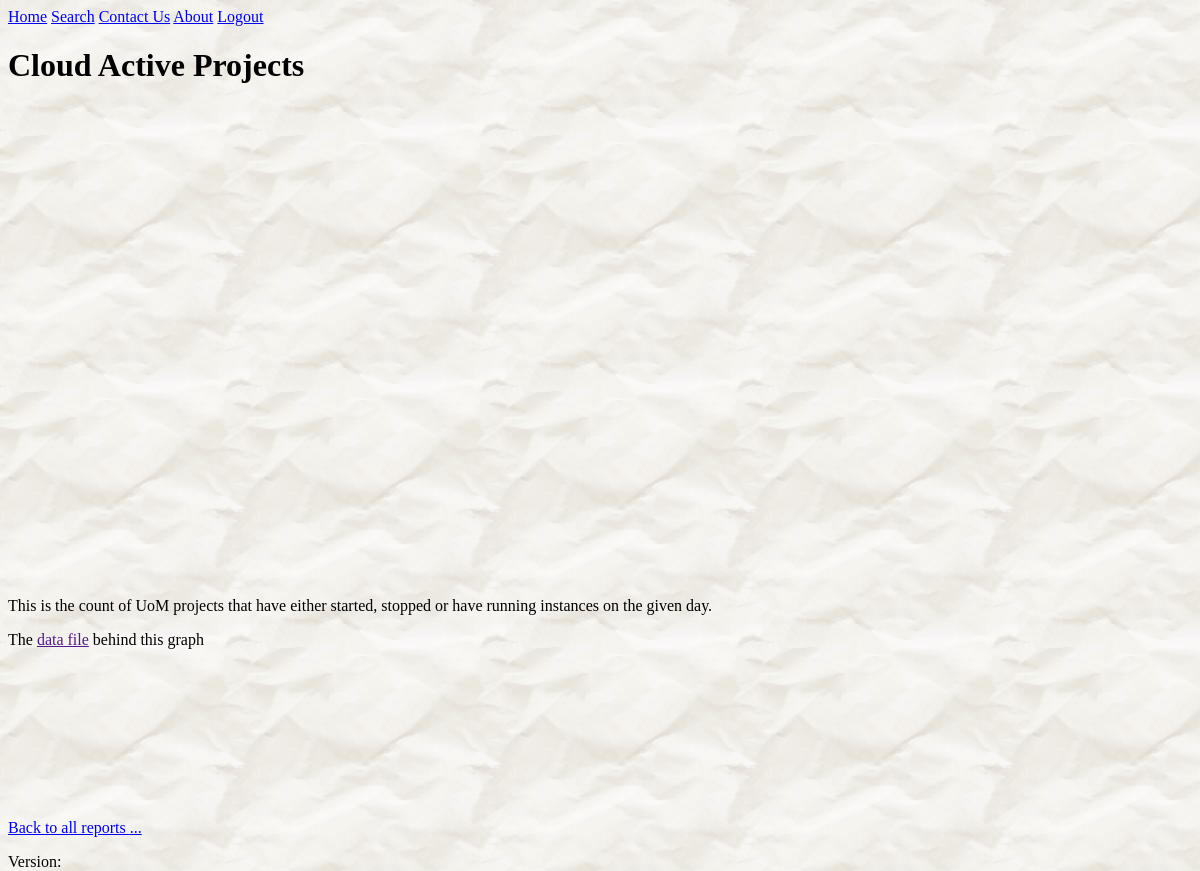
The page /reports/13/?set= (signed in) on the database as committed earlier.
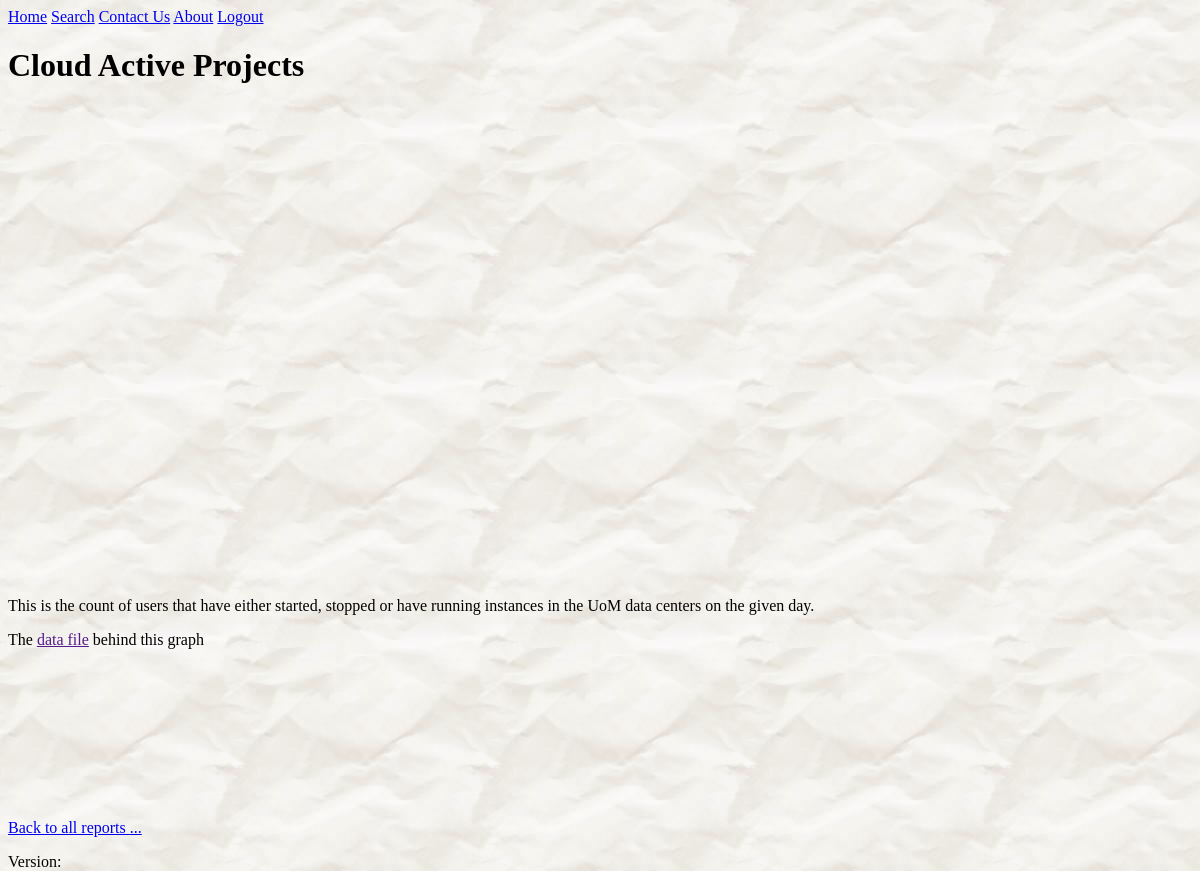
The same page on the database as committed later.
### reports/models.py (models this page shows, shortened)
class Report(models.Model):
    report_title = models.CharField(max_length=100)
    pub_date = models.DateTimeField('date published')
    d3_file_name = models.CharField(max_length=100, default='.js')
    description = models.TextField(blank=True, null=True)
    def was_published_recently(self):
        """
        :return: True if was published in the last day, False otherwise
        """
        now = timezone.now()
        return now - datetime.timedelta(days=1) <= self.pub_date <= now
    was_published_recently.admin_order_field = 'pub_date'
    was_published_recently.boolean = True
    was_published_recently.short_description = 'Published recently?'

### reports/views.py (the view)
# urls.py: url(r'^(?P<pk>[0-9]+)/$', views.DetailView.as_view(), name='detail'),
class DetailView(LoginRequiredMixin, generic.DetailView):
    login_url = LOGIN_URL
    model = Report
    template_name = 'reports/details.html'
    def get_queryset(self):
        return Report.objects.filter(pub_date__lte=timezone.now())
    def get_context_data(self, **kwargs):
        result = super().get_context_data(**kwargs)
        result['debug'] = settings.DEBUG
        result['set'] = self.request.GET.get('set', '')
        return result

### reports/templates/reports/details.html (shortened to what this page needs)
{% extends 'base.html' %}
{% block header_lines %}
    {% load static %}
    <link rel="stylesheet" type="text/css" href="//cdnjs.cloudflare.com/ajax/libs/nvd3/1.8.3/nv.d3.css"/>
{% endblock %}
{% block h1 %}{{ report.report_title }}{% endblock %}
{% block content %}
    <div id="chart">
        <svg></svg>
    </div>
    <p>{{ report.description }}</p>
    {% if debug %}
        <p>The <a id="a_data" href="">data file</a> behind this graph</p>
    {% endif %}
    <div id="extra" style="width: 95%">
        <svg></svg>
    </div>
    <a href="/reports/?set={{ set }}">Back {% if not set %}to all reports {% endif %}...</a>
{% endblock %}

Rows that differ between the two databases and show on the page:
changed Report "Cloud Active Projects": description "This is the count of UoM projects that have either started, stopped or have running instances on the given day." → "This is the count of users that have either started, stopped or have running instances in the UoM data centers on the given day."
